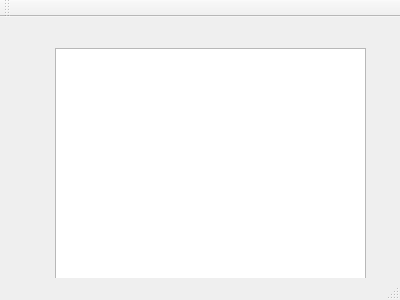
<?xml version="1.0" encoding="UTF-8"?>
<ui version="4.0">
 <class>MainWindow</class>
 <widget class="QMainWindow" name="MainWindow">
  <property name="geometry">
   <rect>
    <x>0</x>
    <y>0</y>
    <width>400</width>
    <height>300</height>
   </rect>
  </property>
  <property name="windowTitle">
   <string>MainWindow</string>
  </property>
  <widget class="QWidget" name="centralWidget">
   <widget class="QGraphicsView" name="graphicsView">
    <property name="geometry">
     <rect>
      <x>55</x>
      <y>31</y>
      <width>311</width>
      <height>281</height>
     </rect>
    </property>
   </widget>
  </widget>
  <widget class="QMenuBar" name="menuBar">
   <property name="geometry">
    <rect>
     <x>0</x>
     <y>0</y>
     <width>400</width>
     <height>21</height>
    </rect>
   </property>
  </widget>
  <widget class="QToolBar" name="mainToolBar">
   <attribute name="toolBarArea">
    <enum>TopToolBarArea</enum>
   </attribute>
   <attribute name="toolBarBreak">
    <bool>false</bool>
   </attribute>
  </widget>
  <widget class="QStatusBar" name="statusBar"/>
 </widget>
 <layoutdefault spacing="6" margin="11"/>
 <resources/>
 <connections/>
</ui>
